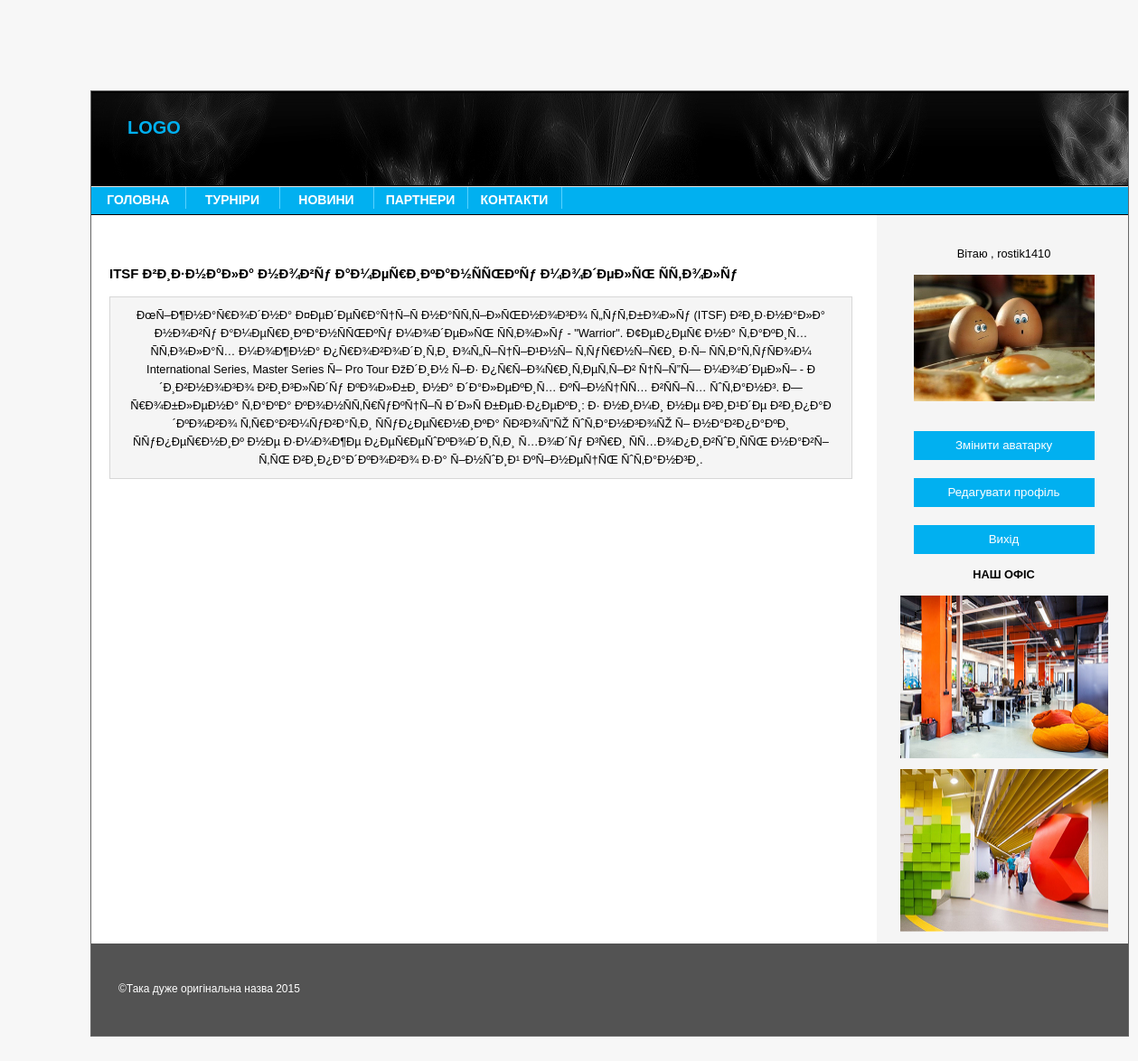
Screenshot of /read_full_text.php?1 (signed in) with the database file from the repository.
### tables this page shows
CREATE TABLE `users` (
  `id` int(11) UNSIGNED NOT NULL,
  `name` varchar(32) NOT NULL,
  `lastname` varchar(32) NOT NULL,
  `email` varchar(32) NOT NULL,
  `login` varchar(32) NOT NULL,
  `password` varchar(32) NOT NULL,
  `admin` tinyint(1) NOT NULL DEFAULT '0',
  `avatar` varchar(255) NOT NULL
);

CREATE TABLE `articles` (
  `id` int(11) UNSIGNED NOT NULL,
  `title` text NOT NULL,
  `introtext` text NOT NULL,
  `fulltext` text NOT NULL
);

### phpcode/script_php.php (called while the page is built, shortened)
<?php
class DBconnector
{
    function connectDB()
    {
        return new mysqli('localhost', 'user1', '', 'mysite');
    }
    function checkUser($login, $password)
    {
        $db = $this->connectDB();
        $sql = "SELECT `password` FROM `users` WHERE login = '$login'";
        $result_set = $db->query($sql);
        if ($result_set != false) {
            $user = $result_set->fetch_array();
            $real_password = $user['password'];
            return $real_password == $password;
        }
    }
    function getAvatar($login)
    {
        $db = $this->connectDB();
        $sql = "SELECT `avatar` FROM `users` WHERE `login`='$login'";
        $result_set = $db->query($sql);
        $row = $result_set->fetch_array();
        return $row['avatar'];
    }
}

### read_full_text.php (the view, shortened to what this page needs)
<?php
require_once "phpcode/script_php.php";
?>
<!DOCTYPE html PUBLIC "-//W3C//DTD XHTML 1.0 Transitional//EN" "http://www.w3.org/TR/xhtml1/DTD/xhtml1-transitional.dtd">
<html xmlns="http://www.w3.org/1999/xhtml">
<head>
    <link href="style.css" rel="stylesheet" type="text/css" /></head>
<body>
<div id="header">
    <div id="logo"><a href="#">LOGO</a>
    </div>
    <div id="menu">
        <ul>
            <li><a href="index.php">Головна</a></li>
            <li><a href="tournaments.php">Турніри</a></li>
            <li><a href="news.php">Новини</a></li>
            <li><a href="partners.php">Партнери</a></li>
            <li><a href="contacts.php">Контакти</a></li>
        </ul>
    </div>
</div>
<div id="main">
    <?php
    require_once "sidebar.html";
    ?>
    <div id="text" >
        <?php
        $dbc = new DBconnector();
        $db = $dbc->connectDB();
        $sql = "SELECT * FROM `articles` WHERE `id` =  ".$_SERVER['QUERY_STRING'];
        $result= $db->query($sql);
        if($result!=false)
        {
            $result_set=$result->fetch_assoc();
            echo "<h3>".$result_set['title']."</h3>";
            echo "<p>".$result_set['fulltext']."</p>";
        }
        ?>
    </div>
</div>
<div id="footer">
    <div id="left_footer">&copy;Така дуже оригінальна назва 2015 </div>
    <div id="right_footer">
    </div>
</div>
</body>
</html>

### user_panel.php (shortened to what this page needs)
<?php
require_once "phpcode/script_php.php";
$dbc = new DBconnector();
    if ($dbc->checkUser($_SESSION['login'], $_SESSION['password']))
    {
        $avatar = $dbc->getAvatar($_SESSION['login']);
        echo "<p>Вітаю , ".$_SESSION['login'];
        echo "<p><img width='200' src = 'avatars/$avatar' alt='Аватарка' /></p>";
        echo "<br>";
        echo "<form id='edit_avatar' action='edit_avatar.php' method='post'><button id='edit_avat' type='submit'>Змінити аватарку</button></form> ";
        echo "<br>";
        echo "<form id='edit_profile' action='edit_profile.php' method='post'><button id='edit_pro' type='submit'>Редагувати профіль</button></form>";
        echo "<br>";
        echo "<form id='logout' action='logout.php' method='post'><button id='out' type='submit'>Вихід</button></form>";
    }
?>

### style.css (style rules this page uses)
a { color:#018BC1; }
#header { background:url(images/header_bckg.jpg)no-repeat left top #000; }
#logo { padding:30px 0 0 40px; height:75px; color:#fff; }
#logo a { color:#01b0f0; text-decoration:none; font-weight:bold; font-size:20px; text-transform:uppercase; }
#menu { background:#01b0f0; height:30px; border-bottom:1px solid #000; border-top:1px solid #e8e8e8; }
#menu ul { margin:0; padding:0; }
#menu ul li { display:inline-block; float:left; width:104px; list-style:none; text-align:center; }
#menu a { display:block; float:left; width:104px; color:#fff; font-size:14px; text-transform:uppercase; font-weight:bold; text-decoration:none; padding-top:4px; border-right:1px solid #59d2fe; }
#text { width: 1127px; margin: 0 0px 0 20px; }
#text p { text-align: center; width: 800px; padding:10px; border:1px solid #d7d7d7; background-color: #f5f5f5; }
#sidebar { text-align: center; margin-right: 0px; float:right; width:235px; padding: 0 20px 0 10px; }
#sidebar a { color: #ffffff; text-decoration: none; }
#main { float: left; background:url(images/sidebar_bckg.gif) repeat-y top right #fff; padding:20px 0 0 0; }
button { margin-left: 340px; width: 200px; text-align: center; background:#01b0f0; color: #ffffff; border: none; height: 32px; font-family: 'Oswald', sans-serif; }
#logout button { margin-left: 0px; }
#edit_profile button { margin-left: 0px; }
#edit_avatar button { margin-left: 0px; }
#footer { background:#535353; height:102px; clear:both; }
#left_footer { float:left; padding:40px 0 0 30px; color:#fff; font-size:12px; }
#right_footer { float:right; padding:40px 30px 0 0; color:#fff; font-size:12px; text-align:right; }

### rows the page displays
users: avatar (picture)
articles: title "ITSF Ð²Ð¸Ð·Ð½Ð°Ð»Ð° Ð½Ð¾Ð²Ñƒ Ð°Ð¼ÐµÑ€Ð¸ÐºÐ°Ð½ÑÑŒÐºÑƒ Ð¼Ð¾Ð´ÐµÐ»ÑŒ ÑÑ‚Ð¾Ð»Ñƒ", fulltext "ÐœÑ–Ð¶Ð½Ð°Ñ€Ð¾Ð´Ð½Ð° Ð¤ÐµÐ´ÐµÑ€Ð°Ñ†Ñ–Ñ Ð½Ð°ÑÑ‚Ñ–Ð»ÑŒÐ½Ð¾Ð³Ð¾ Ñ„ÑƒÑ‚Ð±Ð¾Ð»Ñƒ (ITSF) Ð²Ð¸Ð·Ð½Ð°Ð»Ð° Ð½Ð¾Ð²Ñƒ Ð°Ð¼ÐµÑ€Ð¸ÐºÐ°Ð½ÑÑŒÐºÑƒ Ð¼Ð¾Ð´ÐµÐ»ÑŒ ÑÑ‚Ð¾Ð»Ñƒ - \"Warrior\". Ð¢ÐµÐ¿ÐµÑ€ Ð½Ð° Ñ‚Ð°ÐºÐ¸Ñ… ÑÑ‚Ð¾Ð»Ð°Ñ… Ð¼Ð¾Ð¶Ð½Ð° Ð¿Ñ€Ð¾Ð²Ð¾Ð´Ð¸Ñ‚Ð¸ Ð¾Ñ„Ñ–Ñ†Ñ–Ð¹Ð½Ñ– Ñ‚ÑƒÑ€Ð½Ñ–Ñ€Ð¸ Ð·Ñ– ÑÑ‚Ð°Ñ‚ÑƒÑÐ¾Ð¼ International Series, Master Series Ñ– Pro Tour ÐžÐ´Ð¸Ð½ Ñ–Ð· Ð¿Ñ€Ñ–Ð¾Ñ€Ð¸Ñ‚ÐµÑ‚Ñ–Ð² Ñ†Ñ–Ñ”Ñ— Ð¼Ð¾Ð´ÐµÐ»Ñ– - Ð´Ð¸Ð²Ð½Ð¾Ð³Ð¾ Ð²Ð¸Ð³Ð»ÑÐ´Ñƒ ÐºÐ¾Ð»Ð±Ð¸ Ð½Ð° Ð´Ð°Ð»ÐµÐºÐ¸Ñ… ÐºÑ–Ð½Ñ†ÑÑ… Ð²ÑÑ–Ñ… ÑˆÑ‚Ð°Ð½Ð³. Ð—Ñ€Ð¾Ð±Ð»ÐµÐ½Ð° Ñ‚Ð°ÐºÐ° ÐºÐ¾Ð½ÑÑ‚Ñ€ÑƒÐºÑ†Ñ–Ñ Ð´Ð»Ñ Ð±ÐµÐ·Ð¿ÐµÐºÐ¸: Ð· Ð½Ð¸Ð¼Ð¸ Ð½Ðµ Ð²Ð¸Ð¹Ð´Ðµ Ð²Ð¸Ð¿Ð°Ð´ÐºÐ¾Ð²Ð¾ Ñ‚Ñ€Ð°Ð²Ð¼ÑƒÐ²Ð°Ñ‚Ð¸ ÑÑƒÐ¿ÐµÑ€Ð½Ð¸ÐºÐ° ÑÐ²Ð¾Ñ”ÑŽ ÑˆÑ‚Ð°Ð½Ð³Ð¾ÑŽ Ñ–…"

### other values shown
$_SESSION['login'] "rostik1410"
